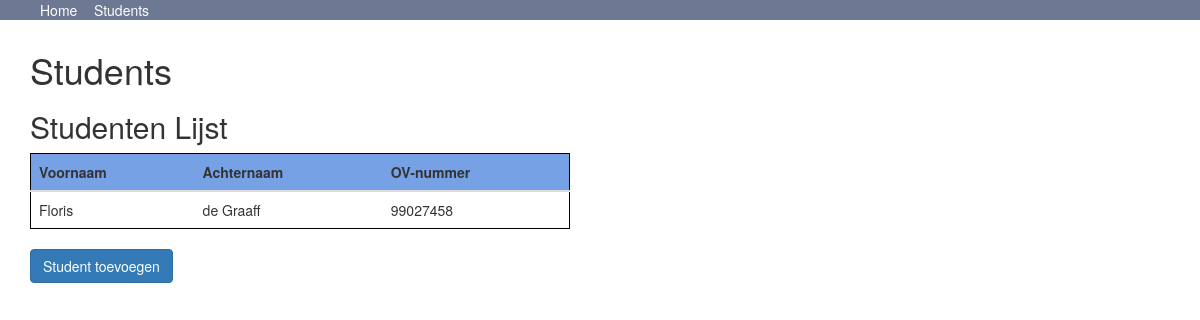
/students/list.php, run on an earlier commit of the app's database.
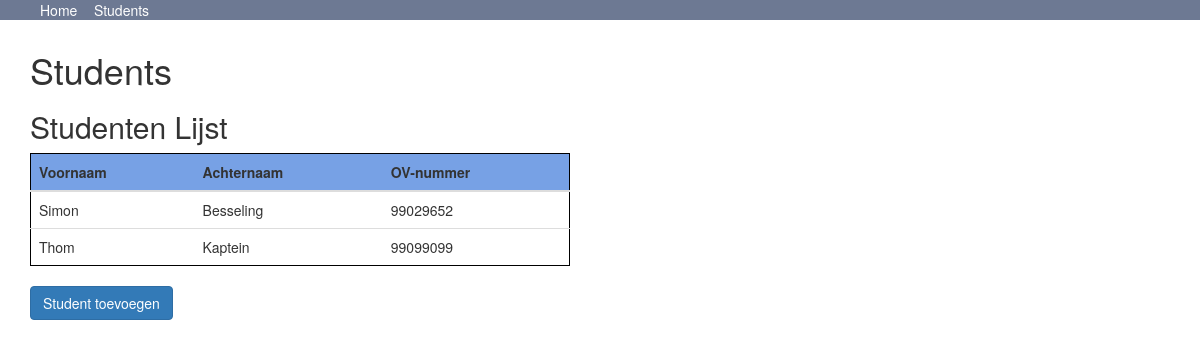
And on a later commit of the database.
### tables this page shows
CREATE TABLE `student` (
  `id` int(11) NOT NULL,
  `first_name` varchar(50) DEFAULT NULL,
  `last_name` varchar(50) DEFAULT NULL,
  `ov_number` int(10) DEFAULT NULL
);

### students/list.php (the view, shortened to what this page needs)
<!DOCTYPE html>
<html>
<?php
require_once('../assets/head.php');
require_once('../connection.php');
 ?>
  <body>
    <?php require_once('../assets/header.php'); ?>
    <div class="container">
      <div class="row col-md-6">
        <h1>Students</h1>
        <h2>Studenten Lijst</h2>
        <div class='table-responsive'>
           <table class="table">
             <thead>
               <tr>
                 <th>Voornaam</th>
                 <th>Achternaam</th>
                 <th>OV-nummer</th>
               </tr>
             </thead>
             <tbody>
               <?php foreach ($dbh->query('SELECT * FROM student') as $student):?>
              <tr>
                <td><?= $student['first_name']?></td>
                <td><?= $student['last_name']?></td>
                <td><?= $student['ov_number']?></td>
              </tr>
              <?php endforeach; ?>
             </tbody>
           </table>
         </div>
           <a href="add.php" class="btn btn-primary" role="button">Student toevoegen</a>
       </div>
     </div>
  </body>
</html>

### assets/head.php (shortened to what this page needs)
<head>
  <link rel="stylesheet" href="/examen_automatiseren/css/master.css" type="text/css">
  <link rel="stylesheet" href="//maxcdn.bootstrapcdn.com/bootstrap/3.3.4/css/bootstrap.min.css">
</head>

### assets/header.php
<header>
  <nav>
    <ul>
      <li><a href="/examen_automatiseren/index.php">Home</a></li>
      <li><a href="/examen_automatiseren/students/list.php">Students</a></li>
    </ul>
  </nav>
</header>

### css/master.css (style rules this page uses)
body { margin: 0px; }
nav { background-color: #6d7993; }
ul { margin: 0px; }
li { list-style: none; display: inline-block; min-width: 50px; }
nav a { color: white; text-decoration: none; }
thead { background-color: #77a1e5; }
table { border: 1px solid black; }

What changed in the data, as far as the page shows it:
removed student: first_name "Floris", last_name "de Graaff", ov_number "99027458"
added student: first_name "Simon", last_name "Besseling", ov_number "99029652"
added student: first_name "Thom", last_name "Kaptein", ov_number "99099099"
